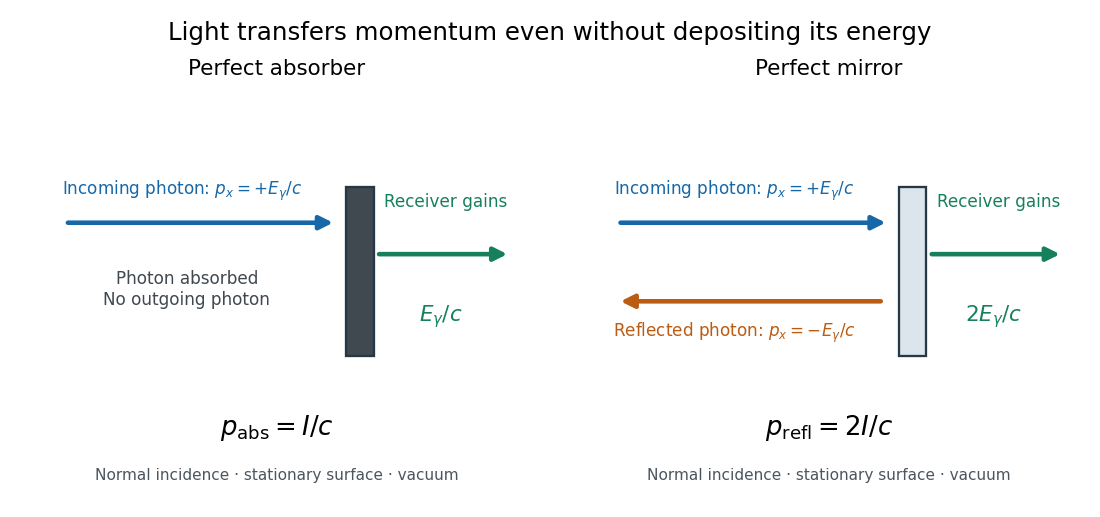

Recreate this plot in Python.
"""Original photon-momentum schematic. Tested with Python 3.14 / matplotlib 3.10.7.

Run from _media; writes radiation-pressure-beam-photon-transfer.png there.
"""
from pathlib import Path
import matplotlib.pyplot as plt
from matplotlib.patches import Rectangle

BLUE, ORANGE, GREEN = '#1768a8', '#bb5c13', '#16805c'
fig, axes = plt.subplots(1, 2, figsize=(10, 4.7), facecolor='white')
fig.subplots_adjust(left=.025, right=.98, bottom=.06, top=.82, wspace=.11)
fig.suptitle('Light transfers momentum even without depositing its energy', fontsize=16, y=.96)


def arrow(ax, start, end, color):
    ax.annotate('', end, start, arrowprops=dict(arrowstyle='-|>', color=color, lw=3, mutation_scale=18))


for ax, reflecting in zip(axes, (False, True)):
    ax.set(xlim=(0, 1), ylim=(0, 1))
    ax.axis('off')
    ax.set_title('Perfect mirror' if reflecting else 'Perfect absorber', fontsize=14, pad=12)
    ax.add_patch(Rectangle((.64, .33), .055, .43, facecolor='#dbe5eb' if reflecting else '#404850', edgecolor='#263846', linewidth=1.5))
    arrow(ax, (.075, .67), (.62, .67), BLUE)
    ax.text(.31, .74, r'Incoming photon: $p_x=+E_\gamma/c$', color=BLUE, ha='center', fontsize=11)
    if reflecting:
        arrow(ax, (.61, .47), (.075, .47), ORANGE)
        ax.text(.31, .38, r'Reflected photon: $p_x=-E_\gamma/c$', color=ORANGE, ha='center', fontsize=11)
    else:
        ax.text(.32, .46, 'Photon absorbed\nNo outgoing photon', ha='center', fontsize=11, color='#404850')
    arrow(ax, (.70, .59), (.97, .59), GREEN)
    ax.text(.84, .71, 'Receiver gains', ha='center', color=GREEN, fontsize=11)
    ax.text(.83, .42, r'$2E_\gamma/c$' if reflecting else r'$E_\gamma/c$', ha='center', color=GREEN, fontsize=14)
    ax.text(.5, .13, r'$p_{\rm refl}=2I/c$' if reflecting else r'$p_{\rm abs}=I/c$', ha='center', fontsize=17)
    ax.text(.5, .015, 'Normal incidence · stationary surface · vacuum', ha='center', fontsize=10, color='#4b5560')

fig.savefig(Path(__file__).stem + '.png', dpi=110, facecolor='white')
plt.close(fig)
